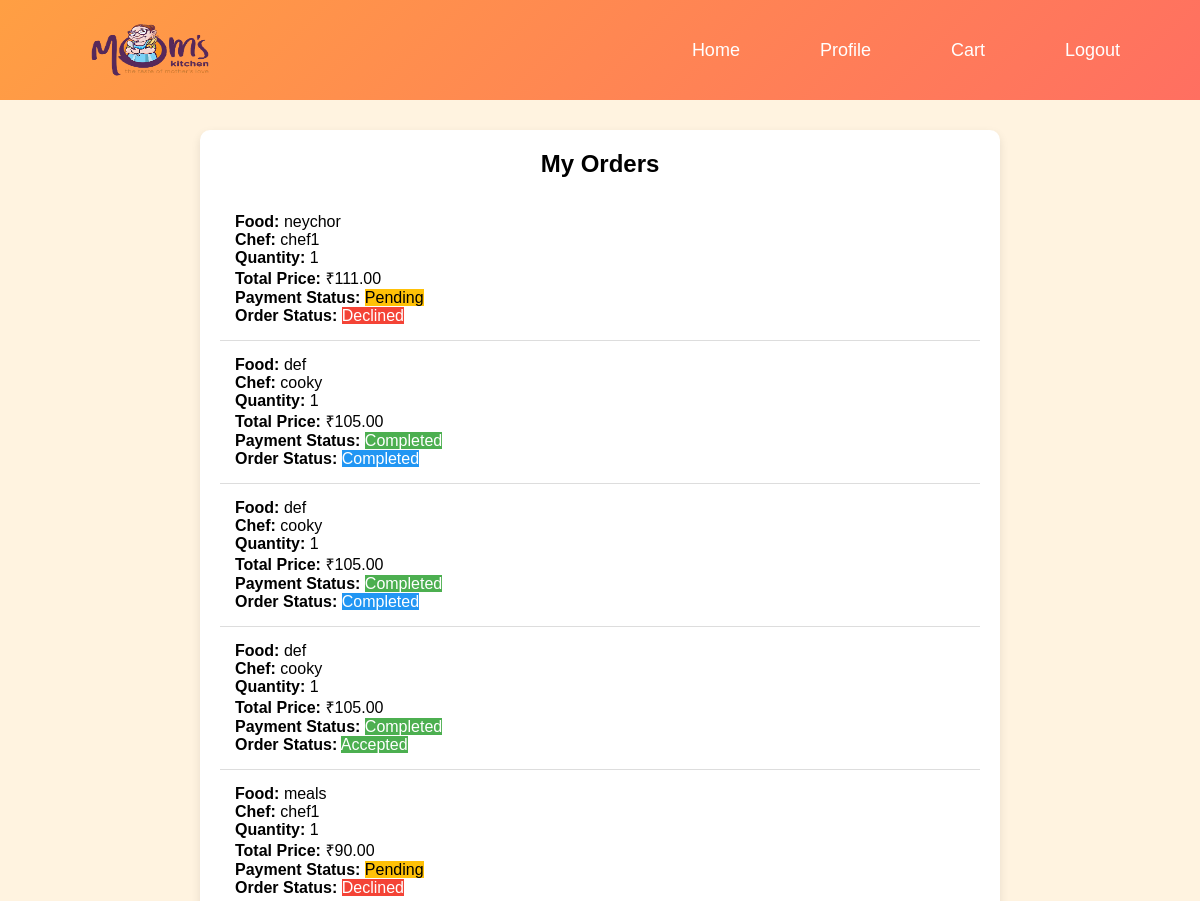
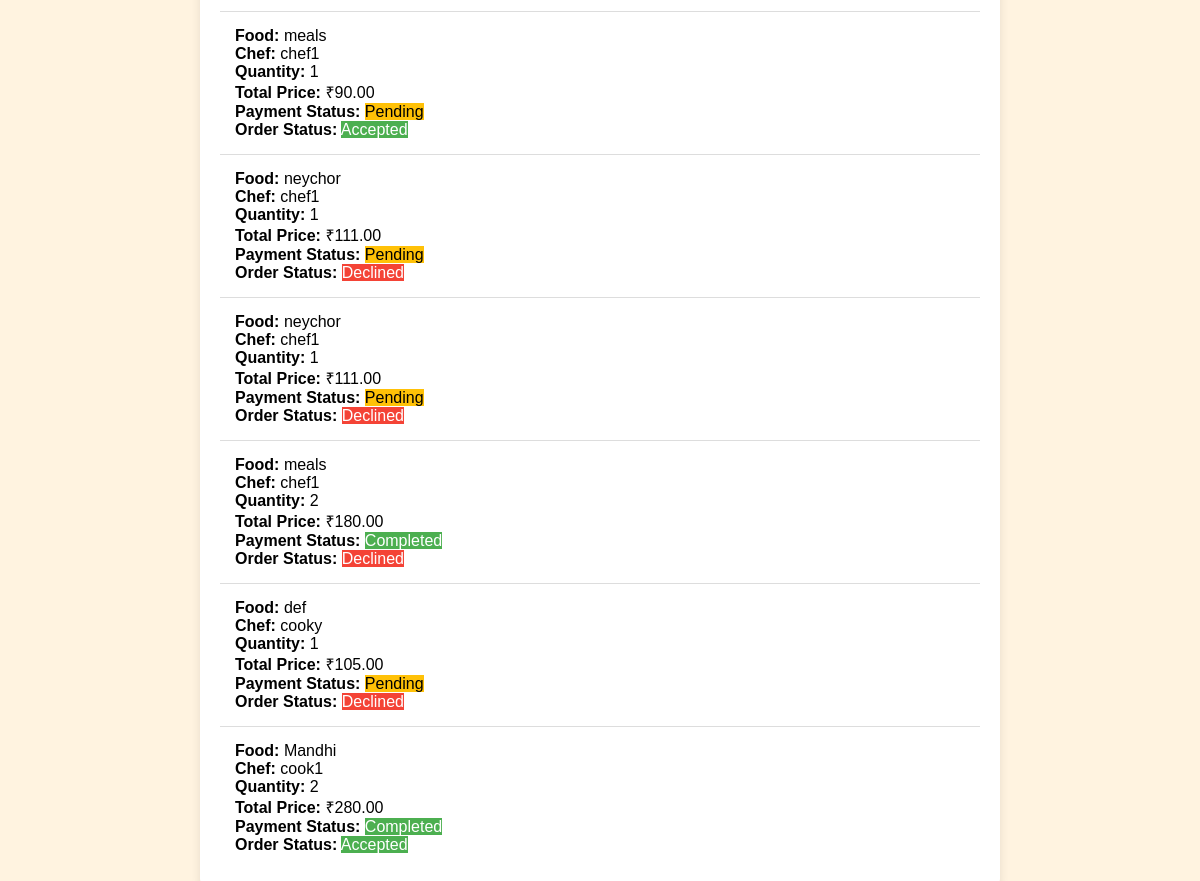
Page /order_page/ (signed in) on the committed database (2 pictures, top to bottom).
### app1/models.py (models this page shows, shortened)
class Orders(models.Model):
    STATUS_CHOICES = [
        ("Pending", "Pending"),
        ("Completed", "Completed"),
        ("Failed", "Failed"),
    ]
    user = models.ForeignKey("reg_form_us", on_delete=models.CASCADE)
    food = models.ForeignKey("foodpost", on_delete=models.CASCADE)
    quantity = models.IntegerField()
    total_price = models.DecimalField(max_digits=10, decimal_places=2)
    chef = models.ForeignKey("reg_form_ch", on_delete=models.CASCADE)
    status = models.CharField(max_length=20, choices=STATUS_CHOICES, default="Pending")
    payment_status = models.BooleanField(default=False)  # False means unpaid, True means paid
    razorpay_order_id = models.CharField(max_length=100,unique=True, blank=True, null=True)  # Store Razorpay order ID
    razorpay_payment_id = models.CharField(max_length=100, blank=True, null=True)  # Store Razorpay payment ID
    razorpay_payment_signature = models.CharField(max_length=100, blank=True, null=True)  # Payment signature

class foodpost(models.Model):
    title = models.CharField(max_length=100)
    desc = models.TextField()
    image = models.ImageField(upload_to='file')
    image1 = models.ImageField(upload_to='file',default='file/button.png')
    image2 = models.ImageField(upload_to='file',default='file/ealogo.jpg')
    quantity = models.IntegerField()
    price = models.DecimalField(max_digits=10, decimal_places=2)
    location = models.CharField(max_length=150)  # Store Address
    latitude = models.FloatField(default=0.0)  # Store Latitude
    longitude = models.FloatField(default=0.0)  # Store Longitude
    dining_type = models.CharField(max_length=50, default="Dine-in")
    category=models.CharField(max_length=50,default="Lunch")
    content_type = models.ForeignKey(ContentType, on_delete=models.CASCADE,default=1)
    object_id = models.PositiveIntegerField(null=True,blank=True)
    chef = GenericForeignKey('content_type', 'object_id')  # Link to the chef

class reg_form_ch(models.Model):
    name = models.CharField(max_length=100)
    gender = models.CharField(max_length=10)
    email = models.EmailField(unique=True)
    phone = models.CharField(max_length=10)
    image = models.FileField(upload_to='file')
    id_card = models.FileField(upload_to='file')  # Changed from id to id_card
    location = models.CharField(max_length=100)
    address = models.CharField(max_length=50)
    accnum = models.BigIntegerField()
    ifsc = models.CharField(max_length=50)
    food_posts = GenericRelation('foodpost', related_query_name='chef_posts')
    reviews = GenericRelation('Review', related_query_name='chef_reviews')

### app1/views.py (the view)
# urls.py: path('order_page/', app1.views.order_page, name='order_page'),
def order_page(request):
    if "uid" not in request.session:  # Ensure user is logged in
        return HttpResponse("<script>alert('Please login first!'); window.location='/login';</script>")
    user_id = request.session["uid"]  # Get logged-in user ID
    orders = Orders.objects.filter(user_id=user_id)
    return render(request, 'order.html', {'orders': orders})

### app1/templates/order.html (shortened to what this page needs)
{%load static%}
<!DOCTYPE html>
<html lang="en">
<head>
</head>
<body>
    <header>
        <nav class="navbar">
            <img src="{% static 'images/logo2.png' %}" alt="Logo" style="height: 90px;width: 200px;">
            <ul class="nav-links">
                <li><a href="{% url 'userhm' %}">Home</a></li>
                <li><a href="{% url 'user_profile' %}">Profile</a></li>
                <li><a href="{% url 'order_page' %}">Cart</a></li>
                <li><a href="{% url 'login' %}">Logout</a></li>
            </ul>
        </nav>
    </header>
    <div class="order-container">
        <h2>My Orders</h2>
        {% if orders %}
        {% for order in orders %}
        <div class="order-item">
            <div class="order-info">
                <p><strong>Food:</strong> {{ order.food.title }}</p>
                <p><strong>Chef:</strong> {{ order.chef.name }}</p>
                <p><strong>Quantity:</strong> {{ order.quantity }}</p>
                <p><strong>Total Price:</strong> ₹{{ order.total_price }}</p>
                <p>
                    <strong>Payment Status:</strong>
                    <span class="payment-status {% if order.payment_status %} completed {% else %} pending {% endif %}">
                        {% if order.payment_status %} Completed {% else %} Pending {% endif %}
                    </span>
                </p>
                <p>
                    <strong>Order Status:</strong>
                    <span class="status
                        {% if order.status == 'Pending' %} pending
                        {% elif order.status == 'Accepted' %} accepted
                        {% elif order.status == 'Declined' %} declined
                        {% elif order.status == 'Completed' %} completed
                        {% elif order.status == 'Failed' %} failed {% endif %}">
                        {{ order.status }}
                    </span>
                </p>
            </div>
        </div>
        {% endfor %}
        {% else %}
        <p style="text-align:center;">No orders yet.</p>
        {% endif %}
    </div>
</body>
</html>

### app1/templates/order.html (style rules this page uses)
* { margin: 0; padding: 0; box-sizing: border-box; font-family: 'Poppins', sans-serif; }
body { background-color: #fff3e0; color: #000000; animation: fadeIn 1s ease-in-out forwards; }
.order-container { max-width: 800px; margin: auto; background: white; padding: 20px; border-radius: 10px; box-shadow: 0px 4px 10px rgba(0, 0, 0, 0.1); position: relative; top: 30px; }
.navbar img { height: 50px; }
.nav-links { display: flex; gap: 20px; }
.nav-links a { text-decoration: none; color: white; font-size: 16px; font-weight: 500; transition: 0.3s ease-in-out; padding: 8px 15px; border-radius: 5px; }
.navbar { display: flex; justify-content: space-between; align-items: center; padding: 15px 50px; background: linear-gradient(135deg, #ff9f43, #ff6f61); color: white; width: 100%; height: 100px; }
.nav-links { list-style: none; display: flex; }
.nav-links li { margin: 0 15px; }
.nav-links a { color: white; text-decoration: none; font-size: 18px; transition: 0.3s; padding: 8px 15px; border-radius: 5px; }
h2 { text-align: center; margin-bottom: 20px; }
.order-item { display: flex; justify-content: space-between; align-items: center; padding: 15px; border-bottom: 1px solid #ddd; }
.order-item:last-child { border-bottom: none; }
.order-info { flex: 1; }
.payment-status.completed { background-color: #4CAF50; color: white; }
.payment-status.pending { background-color: #FFC107; color: black; }
.status.accepted { background-color: #4CAF50; color: white; }
.status.declined { background-color: #F44336; color: white; }
.status.completed { background-color: #2196F3; color: white; }

### rows in the picture
Orders: food "neychor", chef.name "chef1", quantity "1", total_price "111.00", payment_status "Pending", status "Declined"
Orders: food "def", chef.name "cooky", quantity "1", total_price "105.00", payment_status "Completed", status "Completed"
Orders: food "def", chef.name "cooky", quantity "1", total_price "105.00", payment_status "Completed", status "Completed"
Orders: food "def", chef.name "cooky", quantity "1", total_price "105.00", payment_status "Completed", status "Accepted"
Orders: food "meals", chef.name "chef1", quantity "1", total_price "90.00", payment_status "Pending", status "Declined"
Orders: food "meals", chef.name "chef1", quantity "1", total_price "90.00", payment_status "Pending", status "Accepted"
Orders: food "neychor", chef.name "chef1", quantity "1", total_price "111.00", payment_status "Pending", status "Declined"
Orders: food "neychor", chef.name "chef1", quantity "1", total_price "111.00", payment_status "Pending", status "Declined"
Orders: food "meals", chef.name "chef1", quantity "2", total_price "180.00", payment_status "Completed", status "Declined"
Orders: food "def", chef.name "cooky", quantity "1", total_price "105.00", payment_status "Pending", status "Declined"
Orders: food "Mandhi", chef.name "cook1", quantity "2", total_price "280.00", payment_status "Completed", status "Accepted"
